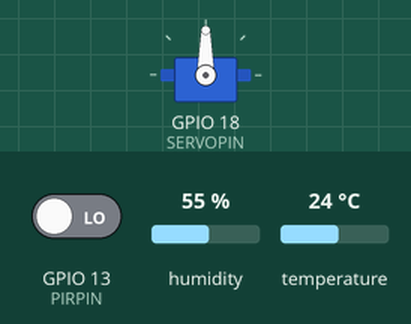
This sketch was run on a simulated ESP32. Shown: servo. The test bench sets the inputs (shaded band); at power-on: temperature 24 °C, GPIO 13 (PIRPIN) LOW, humidity 55 %. WiFi joins after 1.5 s; servers stay silent unless stated; what the sketch prints to the serial monitor is not drawn.

Above: at 3.2 s.
3.3 s: temperature set to 12 °C
At 5.3 s:
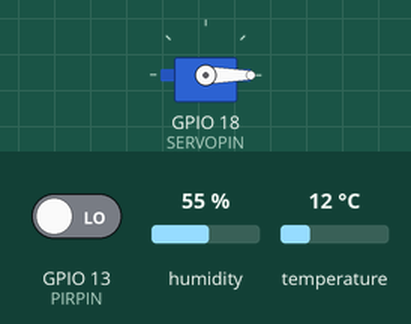
6.5 s: temperature set to 28 °C
At 8.9 s:
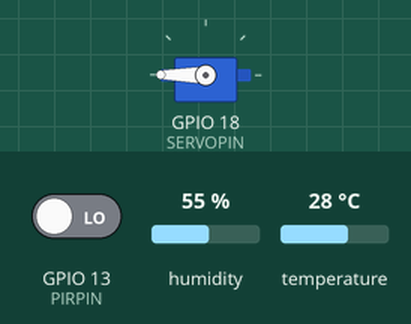
14.0 s: temperature set to 19 °C
At 14.7 s:
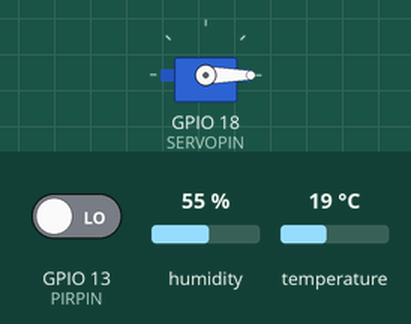
Timing chart, 0 to 16.5 s (numbered marks = the images above; inputs shaded):
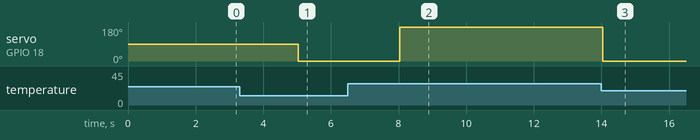

Measured:
- after the input at 3.3 s, servo on GPIO 18 (SERVOPIN): 90° → 0° after 1.7 s
- after the input at 6.5 s, servo on GPIO 18 (SERVOPIN): 0° → 180° after 1.5 s
- after the input at 14.0 s, servo on GPIO 18 (SERVOPIN): 180° → 0° after 0.05 s instead of 1.0 s

The sketch:

smart_vent_firmware.ino
```cpp
/*
 * ==============================================================================
 * Smart Automated HVAC / Smart Vent System - ESP32 Firmware
 * ==============================================================================
 *
 * Hardware Configuration:
 *   - DHT11 Sensor:      GPIO 4   (Data with optional 10k pull-up resistor)
 *   - PIR Motion Sensor: GPIO 13  (Digital Input)
 *   - Servo Damper:      GPIO 18  (PWM via ESP32Servo library)
 *
 * Required Libraries (Install via Arduino Library Manager):
 *   1. WebSockets by Markus Sattler (v2.4.0+)
 *   2. ArduinoJson by Benoit Blanchon (v6.x or v7.x)
 *   3. DHT sensor library by Adafruit
 *   4. Adafruit Unified Sensor
 *   5. ESP32Servo by Kevin Harrington
 * ==============================================================================
 */

#include <WiFi.h>
#include <WebSocketsClient.h>
#include <ArduinoJson.h>
#include <DHT.h>
#include <ESP32Servo.h>
#include "soc/soc.h"
#include "soc/rtc_cntl_reg.h"

// ======================== WiFi & Server Configuration ========================
const char* WIFI_SSID     = "Airtel_praf_7435";
const char* WIFI_PASSWORD = "air69935";

// WebSocket Server Details (Your Node.js server machine local Wi-Fi IP)
const char* WS_SERVER_HOST = "192.168.1.6";
const int   WS_SERVER_PORT = 5000;
const char* WS_SERVER_PATH = "/ws/esp32";

// ============================ Pin Definitions ================================
#define DHTPIN        4
#define DHTTYPE       DHT11
#define PIRPIN        13
#define SERVOPIN      18

// ========================== Global Objects & State ===========================
DHT dht(DHTPIN, DHTTYPE);
Servo ventServo;
WebSocketsClient webSocket;
volatile bool pendingTelemetry = false;

// System States
enum ControlMode {
  MODE_AUTO,
  MODE_MANUAL
};

ControlMode currentMode   = MODE_AUTO;
int currentServoAngle      = 90;
int targetServoAngle       = 90;
float currentTemp          = 24.0;
float currentHumidity      = 50.0;
float heatIndex            = 24.0;
bool motionDetected        = false;
bool lastMotionState       = false;

// Climate & Auto Control Parameters
float targetTempThreshold  = 24.0;  // Desired room temp in °C
int ecoAngle               = 0;     // Vent closed angle when unoccupied
int balancedAngle          = 90;    // Half-open angle
int maxVentAngle           = 180;   // Wide open angle
unsigned long pirTimeoutMs = 15000; // 15 seconds unoccupied timeout before Eco mode
unsigned long lastMotionTime = 0;

// Timing intervals
unsigned long lastTelemetryTime = 0;
const unsigned long TELEMETRY_INTERVAL = 1500; // Send telemetry every 1.5s
unsigned long lastSensorRead = 0;
const unsigned long SENSOR_INTERVAL = 1000;

// ========================== Helper Functions =================================

// Move servo smoothly or directly
void setVentAngle(int angle) {
  angle = constrain(angle, 0, 180);
  currentServoAngle = angle;
  ventServo.write(angle);
  Serial.printf("[SERVO] Position set to %d deg\n", angle);
}

// Compute Heat Index (Rothfusz equation)
float computeHeatIndex(float tempC, float humidity) {
  float tempF = (tempC * 9.0 / 5.0) + 32.0;
  float hiF = 0.5 * (tempF + 61.0 + ((tempF - 68.0) * 1.2) + (humidity * 0.094));

  if (hiF >= 80.0) {
    hiF = -42.379 + 2.04901523 * tempF + 10.14333127 * humidity
          - 0.22475541 * tempF * humidity - 0.00683783 * tempF * tempF
          - 0.05481717 * humidity * humidity + 0.00122874 * tempF * tempF * humidity
          + 0.00085282 * tempF * humidity * humidity - 0.00000199 * tempF * tempF * humidity * humidity;
  }
  return (hiF - 32.0) * 5.0 / 9.0;
}

// Evaluate smart HVAC damper logic in Auto Mode
void evaluateAutoClimateLogic() {
  if (currentMode != MODE_AUTO) return;

  unsigned long now = millis();
  bool isOccupied = (motionDetected || (now - lastMotionTime < pirTimeoutMs));

  int desiredAngle = 0;

  if (!isOccupied) {
    // Unoccupied -> Eco Mode (close damper to conserve cooling/heating)
    desiredAngle = ecoAngle;
  } else {
    // Room is occupied
    if (currentTemp > targetTempThreshold + 0.5) {
      // Room is hot -> open vent fully for maximum airflow
      desiredAngle = maxVentAngle;
    } else if (currentTemp < targetTempThreshold - 0.5) {
      // Room is cooler than target -> throttle airflow to minimum/eco
      desiredAngle = ecoAngle;
    } else {
      // Near target -> balanced comfort airflow
      desiredAngle = balancedAngle;
    }
  }

  if (desiredAngle != currentServoAngle) {
    setVentAngle(desiredAngle);
  }
}

// Send Telemetry JSON to WebSocket Server
void sendTelemetry() {
  StaticJsonDocument<256> doc;
  doc["type"]           = "telemetry";
  doc["temperature"]    = round(currentTemp * 10.0) / 10.0;
  doc["humidity"]       = round(currentHumidity * 10.0) / 10.0;
  doc["heatIndex"]      = round(heatIndex * 10.0) / 10.0;
  doc["motion"]         = motionDetected;
  doc["occupied"]       = (motionDetected || (millis() - lastMotionTime < pirTimeoutMs));
  doc["servoAngle"]     = currentServoAngle;
  doc["mode"]           = (currentMode == MODE_AUTO) ? "AUTO" : "MANUAL";
  doc["targetTemp"]     = targetTempThreshold;
  doc["ecoAngle"]       = ecoAngle;
  doc["rssi"]           = WiFi.RSSI();
  doc["uptime"]         = millis() / 1000;

  String output;
  serializeJson(doc, output);
  webSocket.sendTXT(output);
}

// ========================== WebSocket Event Handler ==========================
void webSocketEvent(WStype_t type, uint8_t * payload, size_t length) {
  switch(type) {
    case WStype_DISCONNECTED:
      Serial.println("[WS] Disconnected from server!");
      break;
    case WStype_CONNECTED:
      Serial.printf("[WS] Connected to url: %s\n", payload);
      pendingTelemetry = true;
      break;
    case WStype_TEXT: {
      Serial.printf("[WS] Received text (%d bytes): %.*s\n", length, (int)length, payload);
      StaticJsonDocument<384> doc;
      DeserializationError error = deserializeJson(doc, payload, length);
      if (error) {
        Serial.print("[WS] JSON Deserialization failed: ");
        Serial.println(error.f_str());
        return;
      }

      const char* action = doc["action"];
      if (action == nullptr) return;

      if (strcmp(action, "set_mode") == 0) {
        if (doc.containsKey("mode")) {
          const char* modeStr = doc["mode"];
          if (modeStr && strcmp(modeStr, "AUTO") == 0) {
            currentMode = MODE_AUTO;
            Serial.println("[CTRL] Mode switched to AUTO");
            evaluateAutoClimateLogic();
          } else if (modeStr && strcmp(modeStr, "MANUAL") == 0) {
            currentMode = MODE_MANUAL;
            Serial.println("[CTRL] Mode switched to MANUAL");
          }
        }
      } else if (strcmp(action, "set_servo") == 0) {
        if (currentMode == MODE_MANUAL) {
          int angle = doc["angle"];
          setVentAngle(angle);
        } else {
          Serial.println("[CTRL] Cannot set servo directly in AUTO mode (switch to MANUAL first)");
        }
      } else if (strcmp(action, "set_target_temp") == 0) {
        float newTarget = doc["targetTemp"];
        if (newTarget >= 15.0 && newTarget <= 35.0) {
          targetTempThreshold = newTarget;
          Serial.printf("[CTRL] Target temp updated to %.1f C\n", targetTempThreshold);
          evaluateAutoClimateLogic();
        }
      } else if (strcmp(action, "set_eco_angle") == 0) {
        int newEco = doc["ecoAngle"];
        ecoAngle = constrain(newEco, 0, 180);
        Serial.printf("[CTRL] Eco angle updated to %d deg\n", ecoAngle);
      }

      // Flag telemetry to send safely from loop() instead of inside callback
      pendingTelemetry = true;
      break;
    }
    case WStype_BIN:
      Serial.println("[WS] Received binary data");
      break;
    case WStype_ERROR:
      Serial.println("[WS] Error occurred");
      break;
    default:
      break;
  }
}

// ========================== Setup & Loop =====================================
void setup() {
  // Disable brownout detector to prevent false reboots when servo or Wi-Fi draws current
  WRITE_PERI_REG(RTC_CNTL_BROWN_OUT_REG, 0);

  Serial.begin(115200);
  delay(500);
  Serial.println("\n==========================================");
  Serial.println("   Smart HVAC Damper System - ESP32       ");
  Serial.println("==========================================");

  // Initialize Pins
  pinMode(PIRPIN, INPUT);

  // Initialize DHT11
  dht.begin();

  // Initialize Servo (Reserve Timer 0 for ESP32 RTOS/Wi-Fi to prevent crashes)
  ESP32PWM::allocateTimer(1);
  ESP32PWM::allocateTimer(2);
  ESP32PWM::allocateTimer(3);
  ventServo.setPeriodHertz(50);
  ventServo.attach(SERVOPIN, 500, 2400);
  setVentAngle(balancedAngle);

  // Connect to WiFi
  Serial.printf("Connecting to Wi-Fi: %s", WIFI_SSID);
  WiFi.mode(WIFI_STA);
  WiFi.setAutoReconnect(true);
  WiFi.persistent(true);
  WiFi.begin(WIFI_SSID, WIFI_PASSWORD);
  int attempts = 0;
  while (WiFi.status() != WL_CONNECTED && attempts < 30) {
    delay(500);
    Serial.print(".");
    attempts++;
  }

  if (WiFi.status() == WL_CONNECTED) {
    Serial.println("\n[WiFi] Connected successfully!");
    Serial.printf("[WiFi] IP Address: %s\n", WiFi.localIP().toString().c_str());
    Serial.printf("[WiFi] Signal Strength (RSSI): %d dBm\n", WiFi.RSSI());

    // Connect WebSocket Client
    webSocket.begin(WS_SERVER_HOST, WS_SERVER_PORT, WS_SERVER_PATH);
    webSocket.onEvent(webSocketEvent);
    webSocket.setReconnectInterval(2000);
  } else {
    Serial.println("\n[WiFi] Connection timed out. Running in standalone fallback mode!");
  }
}

unsigned long lastWifiCheck = 0;

void loop() {
  unsigned long now = millis();

  // WiFi Reconnection Management
  if (WiFi.status() != WL_CONNECTED) {
    if (now - lastWifiCheck >= 5000) {
      lastWifiCheck = now;
      Serial.println("[WiFi] Lost connection, reconnecting...");
      WiFi.reconnect();
    }
  } else {
    // Service WebSocket
    webSocket.loop();

    // Send telemetry if pending (dispatched safely outside callback)
    if (pendingTelemetry) {
      pendingTelemetry = false;
      sendTelemetry();
    }
  }

  // Read PIR Sensor
  bool pirState = (digitalRead(PIRPIN) == HIGH);
  if (pirState != motionDetected) {
    motionDetected = pirState;
    if (motionDetected) {
      lastMotionTime = now;
      Serial.println("[PIR] Motion Detected -> Active");
    } else {
      Serial.println("[PIR] Motion Cleared");
    }
    // Instant update on state change
    evaluateAutoClimateLogic();
    if (WiFi.status() == WL_CONNECTED) {
      sendTelemetry();
    }
  }

  // Periodic Sensor Read (DHT11)
  if (now - lastSensorRead >= SENSOR_INTERVAL) {
    lastSensorRead = now;

    float t = dht.readTemperature();
    float h = dht.readHumidity();

    if (!isnan(t) && !isnan(h)) {
      currentTemp = t;
      currentHumidity = h;
      heatIndex = computeHeatIndex(currentTemp, currentHumidity);
      evaluateAutoClimateLogic();
    }
  }

  // Periodic Telemetry Broadcast
  if (now - lastTelemetryTime >= TELEMETRY_INTERVAL) {
    lastTelemetryTime = now;
    if (WiFi.status() == WL_CONNECTED) {
      sendTelemetry();
    }
  }
}
```
